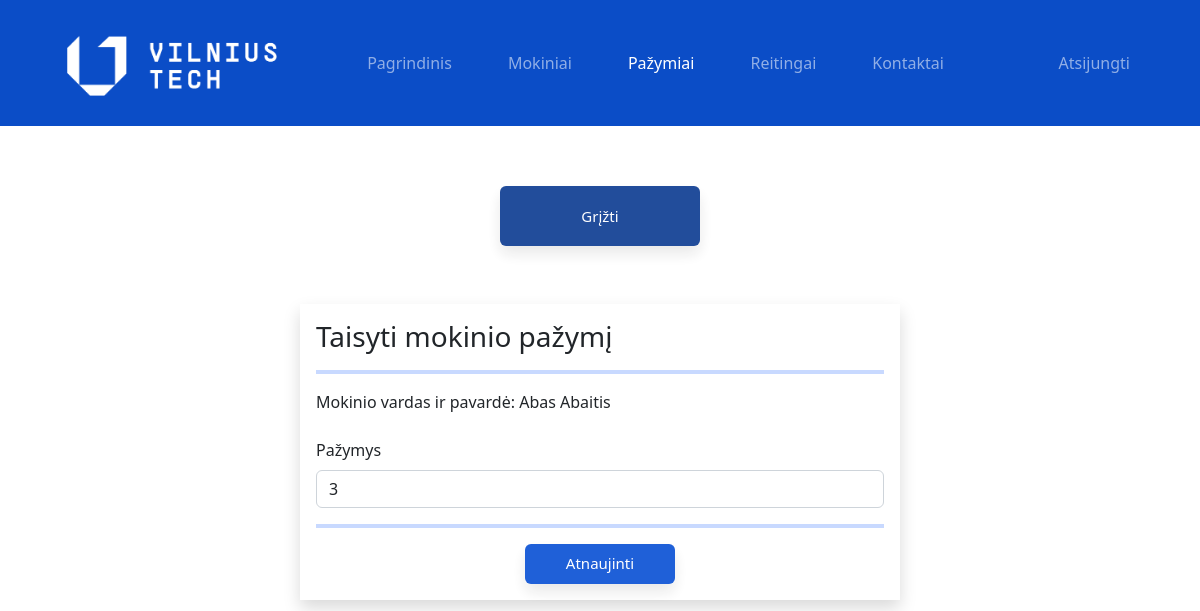
Screenshot of /dienynas/teacher/student-edit.php?student_id=2&&grading_id=1 (signed in) with the database file from the repository.
### tables this page shows
CREATE TABLE `students` (
  `student_id` int(11) NOT NULL,
  `username` varchar(127) NOT NULL,
  `password` varchar(255) NOT NULL,
  `fname` varchar(127) NOT NULL,
  `lname` varchar(255) NOT NULL,
  `s_mail` varchar(250) NOT NULL,
  `grade` varchar(3) DEFAULT NULL
);

CREATE TABLE `gradings` (
  `grading_id` int(20) NOT NULL,
  `grading` int(2) NOT NULL,
  `student_id` int(20) NOT NULL,
  `subject_id` int(20) NOT NULL
);

### dienynas/DB_connection.php (called while the page is built, shortened)
<?php
 function getStudentById($id, $conn){
	$sql = "SELECT * FROM students WHERE student_id=?";
	$stmt = $conn->prepare($sql);
	$stmt->execute([$id]);
	if ($stmt->rowCount() == 1) {
	  $student = $stmt->fetch();
	  return $student;
	}else {
	 return 0;
	}
 }
 function getGradingById($grading_id, $conn){
	$sql = "SELECT * FROM gradings WHERE grading_id=?";
	$stmt = $conn->prepare($sql);
	$stmt->execute([$grading_id]);
	if ($stmt->rowCount() == 1) {
	  $grading = $stmt->fetch();
	  return $grading;
	}else {
	 return 0;
	}
 }

### dienynas/teacher/student-edit.php (the view, shortened to what this page needs)
<?php
if (isset($_SESSION['teacher_id']) && isset($_SESSION['role']) && isset($_GET['grading_id'])){
  if ($_SESSION['role'] == 'Teacher'){
       include "../DB_connection.php";
       $student_id = $_GET['student_id'];
       $grading_id = $_GET['grading_id'];
       $grading = getGradingById($grading_id, $conn);
       $student = getStudentById($student_id, $conn);
 ?>
<!DOCTYPE html>
<html lang="lt">
<head>
	<link rel="stylesheet" href="https://cdn.jsdelivr.net/npm/bootstrap@5.2.0/dist/css/bootstrap.min.css">
	<link rel="stylesheet" href="../css/style.css">
</head>
<body>
<?php include "nav/navbar.php"; ?>
     <div class="container1 mb-5">
     <a href="gradings.php"><button class="grizti add"> Grįžti </button></a>
     <form method="post" class="shadow p-3 mt-5 form-w" action="req/student-edit.php">
        <h3>Taisyti mokinio pažymį</h3><hr>
        <div class="mb-3">
          <label class="form-label"> Mokinio vardas ir pavardė: <?=$student['fname']?> <?=$student['lname']?></label>
        </div>
        <div class="mb-3">
          <label class="form-label">Pažymys</label>
          <input type="text" class="form-control" value="<?=$grading['grading']?>" name="grading">
        </div><hr>
      <div class = "mygt"><button type="submit" class="myg1"> Atnaujinti </button></div>
     </form>
</body>
</html>
<?php }} ?>

### dienynas/css/style.css (style rules this page uses)
.container1 { display: flex; flex-direction: column; align-items: center; margin-top: 5%; }
hr { border: 2px solid #2768FF; }
.mygt { display: flex; flex-direction: row; justify-content: center; align-items: center; }
.myg, .myg1, .grizti { opacity: 0.9; border: none; border-radius: 6px; color: white; font-size: 15px; height: 40px; width: 150px; margin: 0px 5px; cursor: pointer; box-shadow: 0px 8px 15px rgba(0, 0, 0, 0.1); transition: all 0.3s; }
.myg, .myg1 { background-color:#074fd4; }
.grizti { background-color:#0b3a91; }
.myg1 { margin-top: none; }
.add { width: 200px; height: 60px; margin-bottom: 10px; }
.form-w { max-width: 600px; width: 100%; }

### rows the page displays
students: fname "Abas", lname "Abaitis"
gradings: grading "3"
